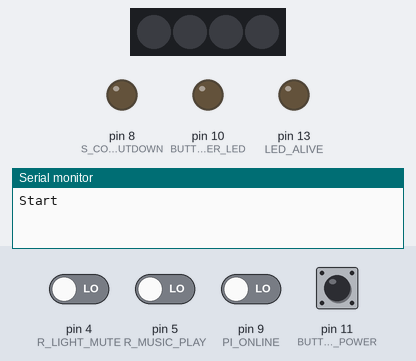
This sketch was run on a simulated Arduino Uno, built with avr-gcc and run on an emulated ATmega328P. Parts: 4 RGB LEDs in strip order, left to right, output pins drawn as LEDs (lit = HIGH), the last lines printed to the serial monitor. The test bench sets the inputs (shaded band); at power-on: pin 11 (BUTTON_POWER) HIGH, pin 4 (R_LIGHT_MUTE), pin 5 (R_MUSIC_PLAY), pin 9 (PI_ONLINE) LOW. Dim RGB values are drawn brighter than linear; pins used as bus, display or sensor lines are not drawn.

Above: at 1.2 s.
1.3 s: pin 4 (R_LIGHT_MUTE) driven HIGH
2.8 s: pin 11 (BUTTON_POWER) pulled LOW for 1 s
At 3.5 s:
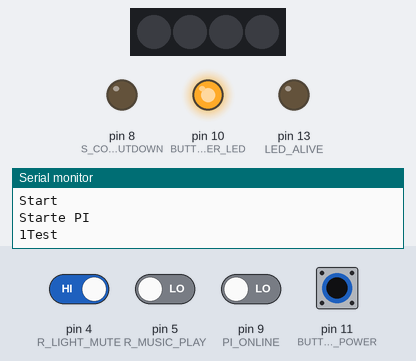
6.0 s: pin 9 (PI_ONLINE) driven HIGH
At 6.16 s:
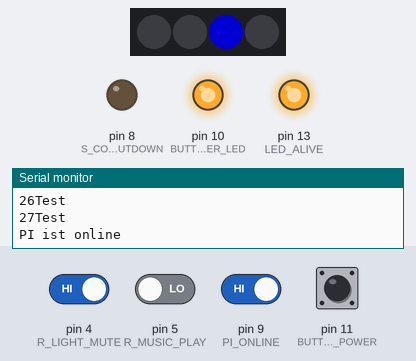
9.0 s: pin 11 (BUTTON_POWER) pulled LOW for 1 s
At 9.57 s:
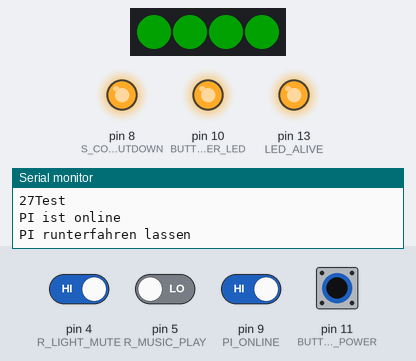
12.0 s: pin 9 (PI_ONLINE) driven LOW
At 12.07 s:
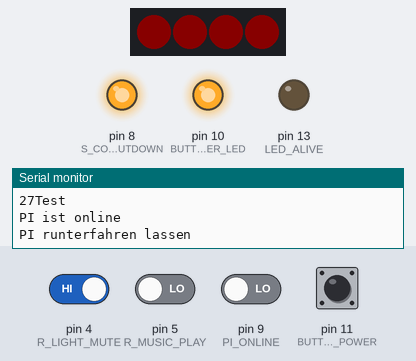
15.0 s: pin 9 (PI_ONLINE) driven HIGH
At 15.3 s:
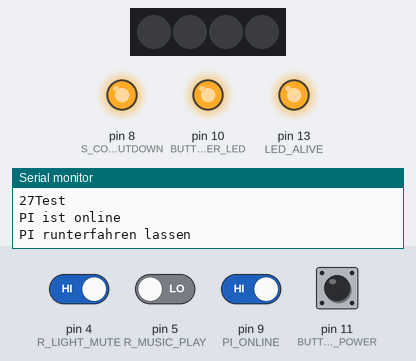
Timing chart, 0 to 23.2 s (numbered marks = the images above; inputs shaded):
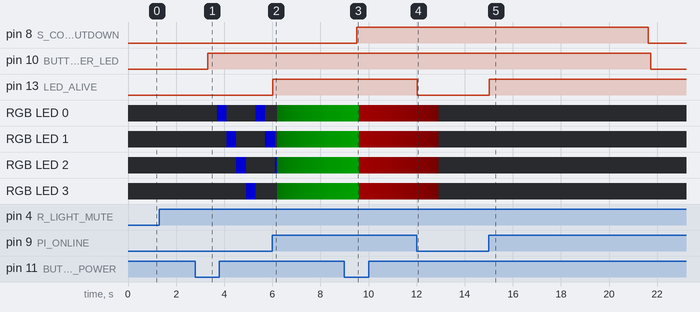

Measured:
- after the input at 2.8 s, pin 10 (BUTTON_POWER_LED): LOW → HIGH after 0.51 s; RGB LED 0: alternates RGB(0, 0, 128) for 0.40 s and off for 1.2 s, starting after 0.91 s
- after the input at 6.0 s, pin 13 (LED_ALIVE): LOW → HIGH at once
- after the input at 9.0 s, pin 8 (S_COMMAND_PI_SHUTDOWN): LOW → HIGH after 0.52 s
- after the input at 12.0 s, pin 13 (LED_ALIVE): HIGH → LOW at once
- after the input at 15.0 s, pin 13 (LED_ALIVE): LOW → HIGH at once

The sketch:

controller.ino
```cpp
#include "FastLED.h"

#define NUM_LEDS 4
#define DATA_PIN 2
#define CLOCK_PIN 3

const int ZYKLUSZEIT_MAIN = 100;               // Zykluszeit des Arduinoprogramms (nur ein grober Richtwert und natürlich abhängig vom Programm)
const int LED_ALIVE = 13;                      // Pin Arduino und Pi alive Status LED
const int RELAIS_PI_POWER = 12;                // Pin Relais zum einschalten des Pi
const int BUTTON_POWER = 11;                   // Pin Button Power
const int BUTTON_POWER_LED = 10;               // Pin LED Licht des Button Power
const int PI_ONLINE = 9;                       // Pin Eingang für Pi Kummunikation
const int S_COMMAND_PI_SHUTDOWN = 8;           // Pin zum senden des shutdown-Befehls an den Pi
const int R_MUSIC_PLAY = 5;                    // Pin zum empfangen ob Musik abgespielt wird
const int R_LIGHT_MUTE = 4;                    // Pin zum empfangen ob das Licht angezeigt werden soll oder nicht

const int BUTTON_PRESS_THR = 5;                // Taster muss ca. 500ms gedrückt werden, dass aktiv etwas erkannt wird.
const int BUTTON_PRESS_HARD_OFF_THR = 40;      // Taster muss ca. 4s gedrückt werden, dass der Hard-Reset erkannt wird.
const int TIMER_STARTING_TO_OFF = 180;         // Ist der Pi Status in STARTING, wird auf das Hochfahren des Pi gewartet. Zeitmessung waren ca. 15.8 Sekunden bei 150 Zyklen.
const int TIMER_ON_TO_OFF = 120;               // Ist der Pi Status in ON und der Befehl kam zum Runterfahren, wird eine Zeit gewartet, bis der Pi tatsächlich heruntergefahren ist.
const int TIMER_STARTING_AFTER_HARDRESET = 30; // Nach einem Hard-Reset muss erst eine Zeit Ablaufen, dass erneut eingeschaltet werden kann.
const int TIMER_ALIVE_PI = 15;                 // Der Pi sollte mindestens jede Sekunde (plus einen Puffer) den Status wechseln um die Kommunikation zu signalisieren.

enum piStatus
{
  PI_OFF,      // Pi ist aus,  Spannungsversorgung über Relais ist aus
  PI_STARTING, // Relais ist eingeschaltet und Pi ist am Hochfahren
  PI_ON,       // Kommunikation ist mit Pi ist vorhanden
  PI_SHUTDOWN  // Raspberry Pi hat den Befehl zum runterfahren bekommen
};

enum piLightStatus
{
  LIGHT_OFF,
  LIGHT_INIT,
  LIGHT_ON,
  LIGHT_MUSIC_PLAY,
  LIGHT_SHUTDOWN
};

/* ------------------------------------------------------------------------------------------ */
/* ------------------------------------------------------------------------------------------ */
/* --------------------- Kommunikation von Arduino und dem Raspberry Pi --------------------- */
/* ------------------------------------------------------------------------------------------ */
int input_alive_pi = 0;                   // Input für die Kommunikation mit dem PI
int startup_pi_counter = 0;               // Counter um den Pi hochfahren zu lassen
int counter_lost_comm = 0;                // Counter um den Pi ordentlich herunter zu fahren, nachdem die Kommunikation nicht mehr vorhanden ist
int counter_shutdown_pi = 0;              // Wird der Taster gedrückt, wenn der Pi online ist, wird der Befehl gegeben zum herunterfahren und der Timer zum Ausschalten gestartet
int timer_h = TIMER_ALIVE_PI;             // Ablaufzähler für HIGH-Level from Pi
int timer_l = TIMER_ALIVE_PI;             // Ablaufzähler für LOW-Level from Pi
int communication_pi_activ = 0;           // Am Anfang kann noch keine Kommunikation mit dem PI stattfinden
enum piStatus status_pi;                  // Aktueller Status des Raspberry Pi
enum piLightStatus status_light;          // Aktueller Status der Lichtsteuerung
CRGB leds[NUM_LEDS];
/* ------------------------------------------------------------------------------------------ */
/* ------------------------------------------------------------------------------------------ */
/* ---------------------------------------- Variablen --------------------------------------- */
/* ------------------------------------------------------------------------------------------ */
int button_state_power = 0;               // Temp. Einlese-Variable für Power Button
unsigned long button_counter_power = 0;   // Counter Power Button betätigt Variable
int restart_after_hardreset = 0;          // Nach einem Hard-Reset muss erst eine Zeit Ablaufen, dass erneut eingeschaltet werden kann.
int release_button_to_con = 1;            // Nach einem Hard-Reset muss der Butten zuerst einmal losgelassen werden, dass erneut gestartet werden kann.
/* ------------------------------------------------------------------------------------------ */
/* ------------------------------------------------------------------------------------------ */
/* ------------------------------ Variablen für die Lichtsteuerung--------------------------- */
/* ------------------------------------------------------------------------------------------ */
const int MAX_HELLIGKEIT = 128; // 256 = 100% --> 80 = ca. 30% --> 128 = 50%
const int TIME_BETWEEN_LED = 3;  // 3 Zyklen zwischen dem LED wechsel beim Init-Prozess
int schleifen_zaehler_licht = 0;
int aktuelle_led = 0;
int aktuelle_helligkeit = 0;
int richtung_dimmen_licht = 0; // Soll gerade hochgedimmt werden oder herunter beim Musikabspielen. 0-->runterdimmen, 1-->hochdimmen
int licht_ausschalten = 0;
/* ------------------------------------------------------------------------------------------ */
/* ------------------------------------------------------------------------------------------ */
/* ---------------------------------------- Programm ---------------------------------------- */
/* ------------------------------------------------------------------------------------------ */
void check_button_power()
{
  if(button_state_power == LOW)
  {
    button_counter_power = button_counter_power +1;
  }
  else
  {
    button_counter_power = 0;
    release_button_to_con = 1;
  }
}

void check_commun_pi()
{
  input_alive_pi = digitalRead(PI_ONLINE);
  if(input_alive_pi == HIGH)
  {
    digitalWrite(LED_ALIVE, HIGH);
    if(timer_h < TIMER_ALIVE_PI)
    {
      timer_h ++;
    }
    timer_l = 0;
  }
  else
  {
    digitalWrite(LED_ALIVE, LOW);
    if(timer_l < TIMER_ALIVE_PI)
    {
      timer_l ++;
    }
    timer_h = 0;
  }
  if((timer_l == TIMER_ALIVE_PI)||(timer_h == TIMER_ALIVE_PI))
  {
    communication_pi_activ = 0;
  }
  else
  {
    communication_pi_activ = 1;
  }
  //Serial.print("Timer L: ");Serial.print(timer_l);Serial.print(" und Timer H: ");Serial.print(timer_h);Serial.print(" --> ALIVE: ");Serial.print(communication_pi_activ);Serial.print("\n");
}

void check_status_pi()
{
  switch (status_pi)
  {
    case PI_OFF:
      status_light = LIGHT_OFF;
      startup_pi_counter = 0;
      counter_lost_comm = 0;
      counter_shutdown_pi = 0;

      if(  (button_counter_power > BUTTON_PRESS_THR) // Button lang genug gedrückt zum starten
         &&(restart_after_hardreset == 0) // Kein Einschalten direkt nach einem Hard-Reset
         &&(release_button_to_con == 1)
        )
      {
        Serial.print("Starte PI\n");
        status_pi = PI_STARTING;
        digitalWrite(RELAIS_PI_POWER, HIGH);
        digitalWrite(BUTTON_POWER_LED, HIGH);
      }
      else
      {
        digitalWrite(RELAIS_PI_POWER, LOW);
        digitalWrite(BUTTON_POWER_LED, LOW);
        if(restart_after_hardreset > 0)
        {
          restart_after_hardreset = restart_after_hardreset - 1;
        }
      }
    break;

    case PI_STARTING:
      status_light = LIGHT_INIT;
      // Kommunikation mit dem Pi ist da
      if(communication_pi_activ == 1)
      {
        Serial.print("PI ist online\n");
        release_button_to_con = 0;
        status_pi = PI_ON;
      }
      // Kommunikation noch nicht vorhanden, warten bis Timer abgelaufen ist zum ausschalten
      else if(startup_pi_counter == TIMER_STARTING_TO_OFF)
      {
        Serial.print("PI ausschalten, da Timer abgelaufen\n");
        status_pi = PI_OFF;
      }
      // Hard-Reset erkannt
      else if(  (button_counter_power > BUTTON_PRESS_HARD_OFF_THR)
              &&(release_button_to_con == 1)
             )
      {
        Serial.print("PI ausschalten, da Hard-Reset\n");
        restart_after_hardreset = TIMER_STARTING_AFTER_HARDRESET;
        release_button_to_con = 0;
        status_pi = PI_OFF;
      }
      else
      {
        startup_pi_counter = startup_pi_counter +1;
        Serial.print(startup_pi_counter);
        Serial.print("Test\n");
      }
    break;

    case PI_ON:
      if(digitalRead(R_MUSIC_PLAY) == HIGH)
      {
        status_light = LIGHT_MUSIC_PLAY;
      }
      else
      {
        status_light = LIGHT_ON;
      }
      // Keine Kommunikation mehr vorhanden. Pi wird eventuell heruntergefahren oder hat sich aufgehangen
      if(  (communication_pi_activ == 0)
         &&(counter_lost_comm < TIMER_ON_TO_OFF)
        )
      {
        counter_lost_comm = counter_lost_comm + 1;
      }
      else // Kommunikation weiterhin vorhanden
      {
        counter_lost_comm = 0;
      }
      if(counter_lost_comm == TIMER_ON_TO_OFF) // Timer abgelaufen, Pi ausschalten
      {
        Serial.print("PI ausschalten, da aufgehangen\n");
        status_pi = PI_OFF;
      }

      if(  (button_counter_power > BUTTON_PRESS_THR) // Button lang genug gedrückt um herunter zu fahren
         &&(release_button_to_con == 1)
        )
      {
        Serial.print("PI runterfahren lassen\n");
        release_button_to_con = 0;
        digitalWrite(S_COMMAND_PI_SHUTDOWN, HIGH);
        status_pi = PI_SHUTDOWN;
      }
    break;

    case PI_SHUTDOWN:
      status_light = LIGHT_SHUTDOWN;
      if(counter_shutdown_pi < TIMER_ON_TO_OFF)
      {
        counter_shutdown_pi = counter_shutdown_pi + 1;
      }
      else
      {
        Serial.print("PI ausschalten, da er heruntergefahren wurde\n");
        digitalWrite(S_COMMAND_PI_SHUTDOWN, LOW);
        status_pi = PI_OFF;
      }
      if(button_counter_power > BUTTON_PRESS_HARD_OFF_THR)
      {
        Serial.print("PI ausschalten, da Hard-Reset\n");
        digitalWrite(S_COMMAND_PI_SHUTDOWN, LOW);
        restart_after_hardreset = TIMER_STARTING_AFTER_HARDRESET;
        release_button_to_con = 0;
        status_pi = PI_OFF;
      }
    break;
  }
}

void check_status_light()
{
  switch (status_light)
  {
    case LIGHT_OFF:
      FastLED.setBrightness(0);
      for(int i = 0; i < NUM_LEDS; i++)
      {
        leds[i] = CRGB(0, 0, 0);
      }
      FastLED.show();
    break;
    case LIGHT_INIT:
      FastLED.setBrightness(MAX_HELLIGKEIT);
      if(schleifen_zaehler_licht < TIME_BETWEEN_LED)
      {
        schleifen_zaehler_licht = schleifen_zaehler_licht +1;
      }
      else
      {
        leds[aktuelle_led] = CRGB(0, 0, 255);
        FastLED.show();
        leds[aktuelle_led] = CRGB(0, 0, 0);
        if(aktuelle_led < NUM_LEDS -1)
        {
          aktuelle_led = aktuelle_led +1;
        }
        else
        {
          aktuelle_led = 0;
        }
        schleifen_zaehler_licht = 0;
      }
    break;
    case LIGHT_ON:
      for(int i = 0; i < NUM_LEDS; i++)
      {
        leds[i] = CRGB(0, 255, 0);
      }
      if(aktuelle_helligkeit < MAX_HELLIGKEIT)
      {
        aktuelle_helligkeit = aktuelle_helligkeit +1;
        FastLED.setBrightness(aktuelle_helligkeit);
        FastLED.show();
      }
    break;
    case LIGHT_MUSIC_PLAY:
      if(richtung_dimmen_licht == 0) //runterdimmen
      {
        aktuelle_helligkeit = aktuelle_helligkeit -4;
        if(aktuelle_helligkeit > 4)
        {
          FastLED.setBrightness(aktuelle_helligkeit);
          FastLED.show();
        }
        else
        {
          richtung_dimmen_licht = 1;
        }
      }
      else //hochdimmen
      {
        aktuelle_helligkeit = aktuelle_helligkeit +4;
        if(aktuelle_helligkeit < MAX_HELLIGKEIT)
        {
          FastLED.setBrightness(aktuelle_helligkeit);
          FastLED.show();
        }
        else
        {
          richtung_dimmen_licht = 0;
        }
      }
    break;
    case LIGHT_SHUTDOWN:
      for(int i = 0; i < NUM_LEDS; i++)
      {
        leds[i] = CRGB(255, 0, 0);
      }
      if(aktuelle_helligkeit > 0)
      {
        aktuelle_helligkeit = aktuelle_helligkeit -1;
        FastLED.setBrightness(aktuelle_helligkeit);
        FastLED.show();
      }
    break;
  }
}
void setup()
{
  Serial.begin(9600);
  FastLED.addLeds<WS2801, DATA_PIN, CLOCK_PIN, RGB>(leds, NUM_LEDS);
  pinMode(BUTTON_POWER, INPUT_PULLUP);
  pinMode(BUTTON_POWER_LED, OUTPUT);
  digitalWrite(BUTTON_POWER_LED, LOW);
  pinMode(RELAIS_PI_POWER, OUTPUT);
  digitalWrite(RELAIS_PI_POWER, LOW);
  pinMode(PI_ONLINE, INPUT);
  pinMode(LED_ALIVE, OUTPUT);
  digitalWrite(LED_ALIVE, LOW);
  pinMode(S_COMMAND_PI_SHUTDOWN, OUTPUT);
  digitalWrite(S_COMMAND_PI_SHUTDOWN, LOW);
  pinMode(R_MUSIC_PLAY, INPUT);
  pinMode(R_LIGHT_MUTE, INPUT);
  status_pi = PI_OFF; // Wird der Arduino gestartet, ist das Relais immer aus
  status_light = LIGHT_OFF; // Wird der Arduino gestartet, ist das Licht aus
  Serial.print("Start\n");
}

void loop()
{
  button_state_power = digitalRead(BUTTON_POWER);
  check_button_power();
  check_status_pi();
  check_commun_pi();
  if(digitalRead(R_LIGHT_MUTE) == HIGH)
  {
    check_status_light();
    licht_ausschalten = 1;
  }
  else
  {
    if(licht_ausschalten == 1)
    {
      for(int i = 0; i < NUM_LEDS; i++)
      {
        leds[i] = CRGB(0, 0, 0);
      }
      FastLED.show();
    }
  }

  /*
   * Zykluszeit des Programms muss begrenzt werden.
   * Manuelle Messung hat gepasst. 10s waren 101 Zyklen.
   */
  delay(ZYKLUSZEIT_MAIN);
}
```
